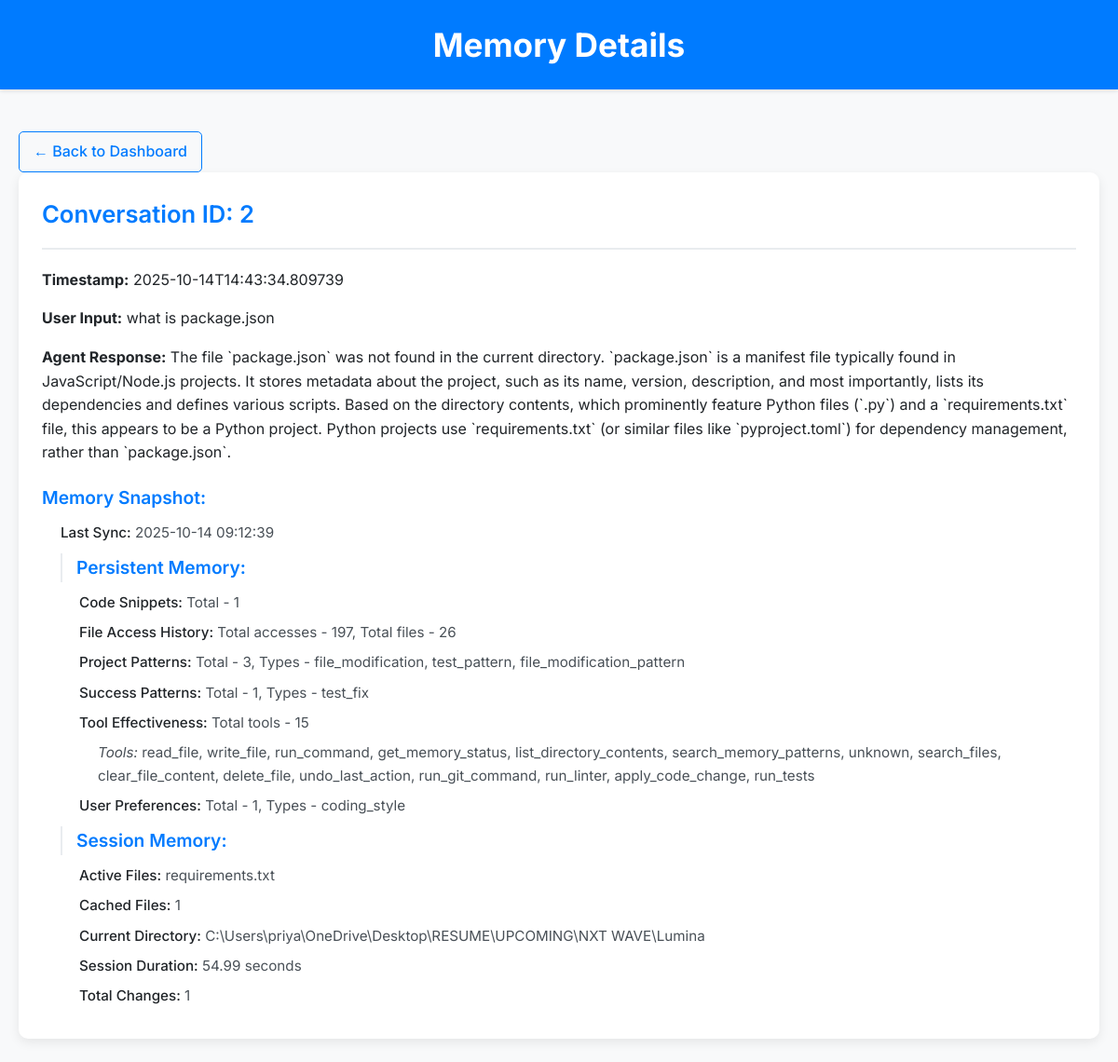
The page /memory/2 on the database its author committed.
### tables this page shows
CREATE TABLE conversations (
            id INTEGER PRIMARY KEY AUTOINCREMENT,
            timestamp TEXT NOT NULL,
            user_input TEXT NOT NULL,
            agent_response TEXT,
            tools_used TEXT,
            memory_summary TEXT
        );

### app.py (the view)
@app.route('/memory/<int:conversation_id>')
def memory_detail(conversation_id):
    conversations = get_all_conversations()
    conversation = next((conv for conv in conversations if conv["id"] == conversation_id), None)
    if conversation:
        return render_template('memory_detail.html', conversation=conversation)
    return "Conversation not found", 404

### app.py (called while the page is built)
@app.template_filter('format_timestamp')
def format_timestamp_filter(timestamp):
    if isinstance(timestamp, (int, float)):
        return datetime.fromtimestamp(timestamp).strftime('%Y-%m-%d %H:%M:%S')
    return timestamp

### db_manager.py (called while the page is built)
def get_all_conversations():
    conn = sqlite3.connect(DATABASE_NAME)
    cursor = conn.cursor()
    cursor.execute("SELECT id, timestamp, user_input, agent_response, tools_used, memory_summary FROM conversations ORDER BY timestamp ASC")
    rows = cursor.fetchall()
    conn.close()
    conversations = []
    for row in rows:
        conv_id, timestamp, user_input, agent_response, tools_used_json, memory_summary_json = row
        conversations.append({
            "id": conv_id,
            "timestamp": timestamp,
            "user_input": user_input,
            "agent_response": agent_response,
            "tools_used": json.loads(tools_used_json) if tools_used_json else [],
            "memory_summary": json.loads(memory_summary_json) if memory_summary_json else {}
        })
    return conversations

### templates/memory_detail.html (shortened to what this page needs)
<!DOCTYPE html>
<html lang="en">
<head>
</head>
<body>
    <div class="header">
        <h1>Memory Details</h1>
    </div>
    <a href="/" class="back-link">&#8592; Back to Dashboard</a>
    <div class="content-container">
        <div class="panel">
            <h2>Conversation ID: {{ conversation.id }}</h2>
            <p><strong>Timestamp:</strong> {{ conversation.timestamp | format_timestamp }}</p>
            <p><strong>User Input:</strong> {{ conversation.user_input }}</p>
            <p><strong>Agent Response:</strong> {{ conversation.agent_response }}</p>
            {% if conversation.memory_summary %}
                <div class="memory-section-title">Memory Snapshot:</div>
                {% set memory = conversation.memory_summary %}
                {% if memory.last_sync %}
                    <div class="memory-detail-item"><strong>Last Sync:</strong> {{ memory.last_sync | format_timestamp }}</div>
                {% endif %}
                {% if memory.persistent %}
                    <div class="memory-section-title sub-section">Persistent Memory:</div>
                    {% if memory.persistent.code_snippets %}
                        <div class="memory-detail-item" style="margin-left: 40px;"><strong>Code Snippets:</strong> Total - {{ memory.persistent.code_snippets.total_snippets }}</div>
                    {% endif %}
                    {% if memory.persistent.file_access_history %}
                        <div class="memory-detail-item" style="margin-left: 40px;"><strong>File Access History:</strong> Total accesses - {{ memory.persistent.file_access_history.total_accesses }}, Total files - {{ memory.persistent.file_access_history.total_files }}</div>
                    {% endif %}
                    {% if memory.persistent.project_patterns %}
                        <div class="memory-detail-item" style="margin-left: 40px;"><strong>Project Patterns:</strong> Total - {{ memory.persistent.project_patterns.total_patterns }}, Types - {{ memory.persistent.project_patterns.pattern_types | join(', ') }}</div>
                    {% endif %}
                    {% if memory.persistent.success_patterns %}
                        <div class="memory-detail-item" style="margin-left: 40px;"><strong>Success Patterns:</strong> Total - {{ memory.persistent.success_patterns.total_patterns }}, Types - {{ memory.persistent.success_patterns.pattern_types | join(', ') }}</div>
                    {% endif %}
                    {% if memory.persistent.tool_effectiveness %}
                        <div class="memory-detail-item" style="margin-left: 40px;"><strong>Tool Effectiveness:</strong> Total tools - {{ memory.persistent.tool_effectiveness.total_tools }}</div>
                        {% if memory.persistent.tool_effectiveness.tools %}
                            <div class="memory-detail-item" style="margin-left: 60px;"><em>Tools:</em> {{ memory.persistent.tool_effectiveness.tools | join(', ') }}</div>
                        {% endif %}
                    {% endif %}
                    {% if memory.persistent.user_preferences %}
                        <div class="memory-detail-item" style="margin-left: 40px;"><strong>User Preferences:</strong> Total - {{ memory.persistent.user_preferences.total_preferences }}, Types - {{ memory.persistent.user_preferences.preference_types | join(', ') }}</div>
                    {% endif %}
                {% endif %}
                {% if memory.session %}
                    <div class="memory-section-title sub-section">Session Memory:</div>
                    {% if memory.session.active_files %}
                        <div class="memory-detail-item" style="margin-left: 40px;"><strong>Active Files:</strong> {{ memory.session.active_files | join(', ') }}</div>
                    {% endif %}
                    {% if memory.session.cached_files %}
                        <div class="memory-detail-item" style="margin-left: 40px;"><strong>Cached Files:</strong> {{ memory.session.cached_files }}</div>
                    {% endif %}
                    {% if memory.session.current_directory %}
                        <div class="memory-detail-item" style="margin-left: 40px;"><strong>Current Directory:</strong> {{ memory.session.current_directory }}</div>
                    {% endif %}
                    {% if memory.session.session_duration %}
                        <div class="memory-detail-item" style="margin-left: 40px;"><strong>Session Duration:</strong> {{ "%.2f" | format(memory.session.session_duration) }} seconds</div>
                    {% endif %}
                    {% if memory.session.total_changes %}
                        <div class="memory-detail-item" style="margin-left: 40px;"><strong>Total Changes:</strong> {{ memory.session.total_changes }}</div>
                    {% endif %}
                {% endif %}
            {% else %}
                <p>No memory summary available for this conversation.</p>
            {% endif %}
        </div>
    </div>
</body>
</html>

### templates/memory_detail.html (style rules this page uses)
:root { --primary-color: #007bff; --secondary-color: #6c757d; --background-light: #f8f9fa; --background-dark: #e9ecef; --card-background: #ffffff; --text-dark: #212529; --text-light: #495057; --border-color: #dee2e6; }
body { font-family: 'Inter', sans-serif; margin: 0; padding: 0; background-color: var(--background-light); color: var(--text-dark); line-height: 1.6; }
.header { background-color: var(--primary-color); color: #fff; padding: 20px 0; text-align: center; box-shadow: 0 2px 4px rgba(0, 0, 0, 0.1); margin-bottom: 30px; }
h1 { margin: 0; font-size: 2.2em; font-weight: 700; }
.back-link { display: inline-block; margin-left: 20px; margin-top: 15px; text-decoration: none; color: var(--primary-color); font-weight: 500; padding: 8px 15px; border: 1px solid var(--primary-color); border-radius: 5px; transition: background-color 0.2s, color 0.2s; }
.content-container { max-width: 1200px; margin: 0 auto; padding: 0 20px; }
.panel { background-color: var(--card-background); border-radius: 10px; box-shadow: 0 4px 12px rgba(0, 0, 0, 0.08); padding: 25px; margin-bottom: 25px; }
.panel h2 { color: var(--primary-color); margin-top: 0; border-bottom: 2px solid var(--background-dark); padding-bottom: 15px; margin-bottom: 20px; font-size: 1.6em; font-weight: 600; }
.memory-section-title { font-weight: 600; margin-top: 20px; margin-bottom: 10px; color: var(--primary-color); font-size: 1.2em; }
.memory-detail-item { margin-left: 20px; margin-bottom: 8px; color: var(--text-light); font-size: 0.95em; }
.memory-detail-item strong { color: var(--text-dark); font-weight: 500; }
.sub-section { margin-left: 20px; border-left: 2px solid var(--background-dark); padding-left: 15px; margin-top: 10px; margin-bottom: 10px; }

### rows shown on the page
conversations: id "2", timestamp "2025-10-14T14:43:34.809739", user_input "what is package.json", agent_response "The file `package.json` was not found in the current directory. `package.json` is a manifest file typically found in JavaScript/Node.js projects. It stores metadata about the project, such as its name, version, description, and most importantly, lists its dependencies and defines various scripts. Based on the directory contents, which prominently feature Python files (`.py`) and a `requirements.txt` file, this appears to be a Python project. Python projects use `requirements.txt` (or similar files like `pyproject.toml`) for dependency management, rather than `package.json`."

### other values the page prints
{{ memory.last_sync | format_timestamp }} "2025-10-14 09:12:39"
{{ memory.persistent.code_snippets.total_snippets }} "1"
{{ memory.persistent.file_access_history.total_accesses }} "197"
{{ memory.persistent.file_access_history.total_files }} "26"
{{ memory.persistent.project_patterns.total_patterns }} "3"
{{ memory.persistent.project_patterns.pattern_types | join(', ') }} "file_modification, test_pattern, file_modification_pattern"
{{ memory.persistent.success_patterns.total_patterns }} "1"
{{ memory.persistent.success_patterns.pattern_types | join(', ') }} "test_fix"
{{ memory.persistent.tool_effectiveness.total_tools }} "15"
{{ memory.persistent.user_preferences.total_preferences }} "1"
{{ memory.persistent.user_preferences.preference_types | join(', ') }} "coding_style"
{{ memory.session.active_files | join(', ') }} "requirements.txt"
{{ memory.session.cached_files }} "1"
{{ memory.session.current_directory }} "C:\\Users\\priya\\OneDrive\\Desktop\\RESUME\\UPCOMING\\NXT WAVE\\Lumina"
{{ "%.2f" | format(memory.session.session_duration) }} "54.99"
